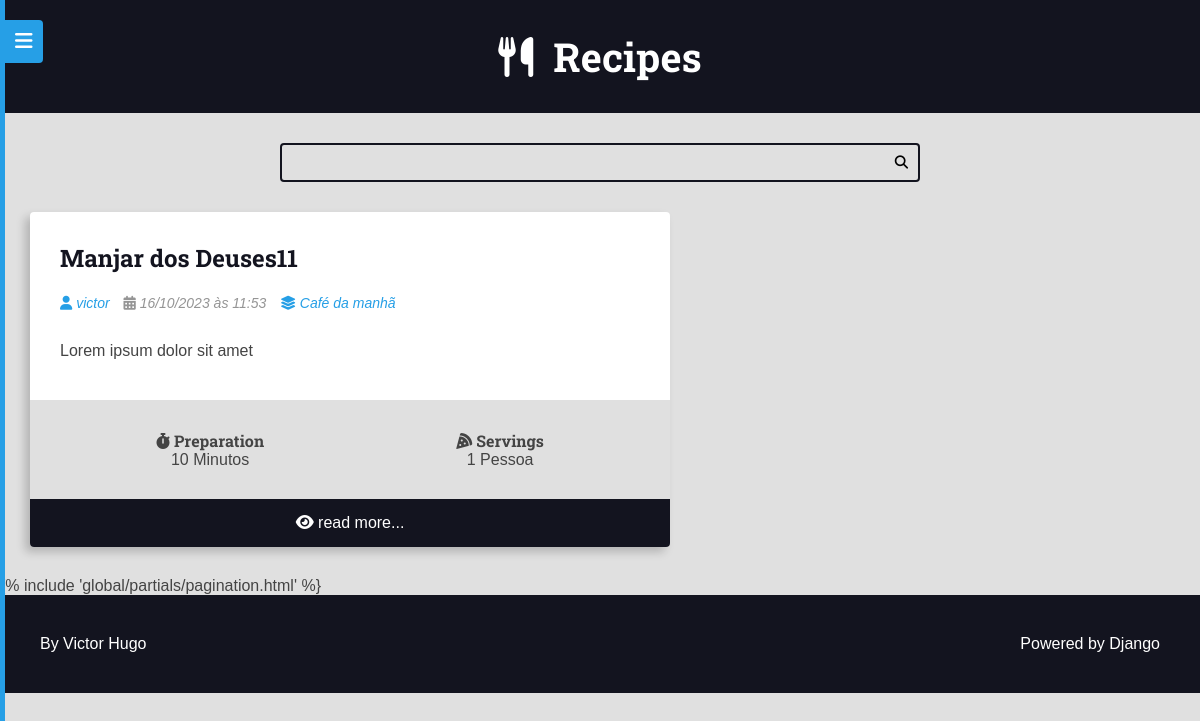
Before: /recipes/tags/hamburguer-yem6g/ with the older database file.
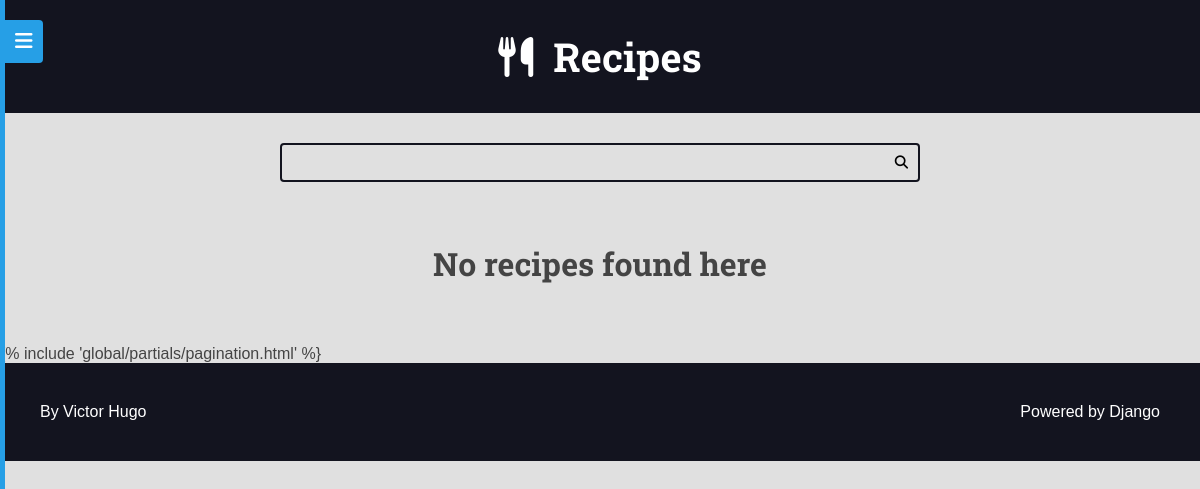
After: the same page with the newer database file.
### recipes/models.py (models this page shows, shortened)
class Recipe(models.Model):
    objects = RecipeManager()
    title = models.CharField(max_length=65, verbose_name=_('Title'))
    description = models.CharField(max_length=165)
    slug = models.SlugField(unique=True)
    preparation_time = models.IntegerField()
    preparation_time_unit = models.CharField(max_length=65)
    servings = models.IntegerField()
    servings_unit = models.CharField(max_length=65)
    preparation_steps = models.TextField()
    preparation_steps_is_html = models.BooleanField(default=False)
    created_at = models.DateTimeField(auto_now_add=True)
    updated_at = models.DateTimeField(auto_now=True)
    is_published = models.BooleanField(default=False)
    cover = models.ImageField(
        upload_to='recipes/covers/%Y/%m/%d/',
        blank=True,
        default='')
    category = models.ForeignKey(
        Category, on_delete=models.SET_NULL, null=True, blank=True,
        default=None,
    )
    author = models.ForeignKey(
        User, on_delete=models.SET_NULL, null=True
    )
    tags = models.ManyToManyField(Tag, blank=True, default='')
    def get_absolute_url(self):
        return reverse('recipes:recipe', args=(self.id,))
    class Meta:
        verbose_name = _('Recipe')
        verbose_name_plural = _('Recipes')

class Category(models.Model):
    name = models.CharField(max_length=65)

### recipes/views/site.py (the view)
# urls.py: path('recipes/tags/<slug:slug>/', views.RecipeListViewTag.as_view(),
class RecipeListViewTag(RecipeListViewBase):
    template_name = 'recipes/pages/tag.html'
    def get_queryset(self, *args, **kwargs):
        qs = super().get_queryset(*args, **kwargs)
        qs = qs.filter(tags__slug=self.kwargs.get('slug', ''))
        return qs
    def get_context_data(self, *args, **kwargs):
        ctx = super().get_context_data(*args, **kwargs)
        page_title = Tag.objects.filter(
                slug=self.kwargs.get('slug', '')
            ).first()
        if not page_title:
            page_title = 'No recipes found'
        page_title = f'{page_title} - Tag |'
        ctx.update({
            'page_title': page_title,
        })
        return ctx

### recipes/views/site.py (called while the page is built)
    def get_queryset(self, *args, **kwargs):
        qs = super().get_queryset(*args, **kwargs)
        qs = qs.filter(
            is_published=True,
        )
        qs = qs.select_related('author', 'category', 'author__profile')
        qs = qs.prefetch_related('tags')
        return qs

    def get_context_data(self, *args, **kwargs):
        ctx = super().get_context_data(*args, **kwargs)
        page_obj, pagination_range = make_pagination(
            self.request,
            ctx.get('recipes'),
            PER_PAGE
        )
        html_language = translation.get_language()
        ctx.update(
            {
                'recipes': page_obj,
                'pagination_range': pagination_range,
                'html_language': html_language,
            }
        )
        return ctx

### tag/models.py (called while the page is built)
    def __str__(self):
        return self.name

### recipes/templates/recipes/pages/tag.html (shortened to what this page needs)
{% extends 'global/base.html' %}
{% block content %}
<div class="main-content main-content-list container">
{% for recipe in recipes %}
    {% include 'recipes/partials/recipe.html' %}
{% empty %}
    <div class="center m-y">
        <h1>No recipes found here</h1>
    </div>
{% endfor %}
</div>
{% endblock content %}

### recipes/templates/recipes/partials/recipe.html (shortened to what this page needs)
{% load i18n %}
<div class="recipe recipe-list-item">
  <div class="recipe-title-container">
      <h2 class="recipe-title">
        <a href="{{ recipe.get_absolute_url }}">
          {{ recipe.title }}
        </a>
      </h2>
  </div>
  <div class="recipe-author">
    {% if recipe.author is not None %}
      <span class="recipe-author-item">
        {% if recipe.author.profile %}
          <a href="{% url 'authors:profile' recipe.author.profile.id %}">
        {% endif %}
        <i class="fas fa-user"></i>
        {% if recipe.author.first_name %}
          {{ recipe.author.first_name }} {{ recipe.author.last_name }}
        {% else %}
          {{recipe.author.username}}
        {% endif %}
        {% if recipe.author.profile %}
          </a>
        {% endif %}
      </span>
    {% endif %}
    <span class="recipe-author-item">
      <i class="fas fa-calendar-alt"></i>
      {{ recipe.created_at|date:"d/m/Y" }} às {{ recipe.created_at|date:"H:i" }}
    </span>
    {% if recipe.category is not None %}
      <span class="recipe-author-item">
          <a href="{% url 'recipes:category' recipe.category.id %}">
            <i class="fas fa-layer-group"></i>
            <span>{{ recipe.category.name }}</span>
          </a>
        </span>
    {% endif %}
  </div>
  <div class="recipe-content">
    <p>{{ recipe.description }}</p>
  </div>
  <div class="recipe-meta-container">
    <div class="recipe-meta recipe-preparation">
      <h3 class="recipe-meta-title">
        <i class="fas fa-stopwatch"></i> {% translate 'Preparation' %}
      </h3>
      <div class="recipe-meta-text">
        {{ recipe.preparation_time }} {{ recipe.preparation_time_unit }}
      </div>
    </div>
    <div class="recipe-meta recipe-servings">
      <h3 class="recipe-meta-title">
        <i class="fas fa-pizza-slice"></i> {% translate 'Servings' %}
      </h3>
      <div class="recipe-meta-text">
        {{ recipe.servings }} {{ recipe.servings_unit }}
      </div>
    </div>
  </div>
  {% if is_detail_page is not True %}
  <footer class="recipe-footer">
    <a
      class="recipe-read-more button button-dark button-full-width"
      href="{% url 'recipes:recipe' recipe.id %}"
    >
      <i class="fas fa-eye"></i>
      <span>{% translate 'read more' %}...</span>
    </a>
  </footer>
  {% endif %}
</div>

Changed rows visible on the page:
removed Recipe: title "Manjar dos Deuses11", author.username "victor", created_at "16/10/2023", created_at "11:53", category.name "Café da manhã", description "Lorem ipsum dolor sit amet", preparation_time "10", preparation_time_unit "Minutos", servings "1", servings_unit "Pessoa"
Other visible differences:
text now shown: "No recipes found here"
